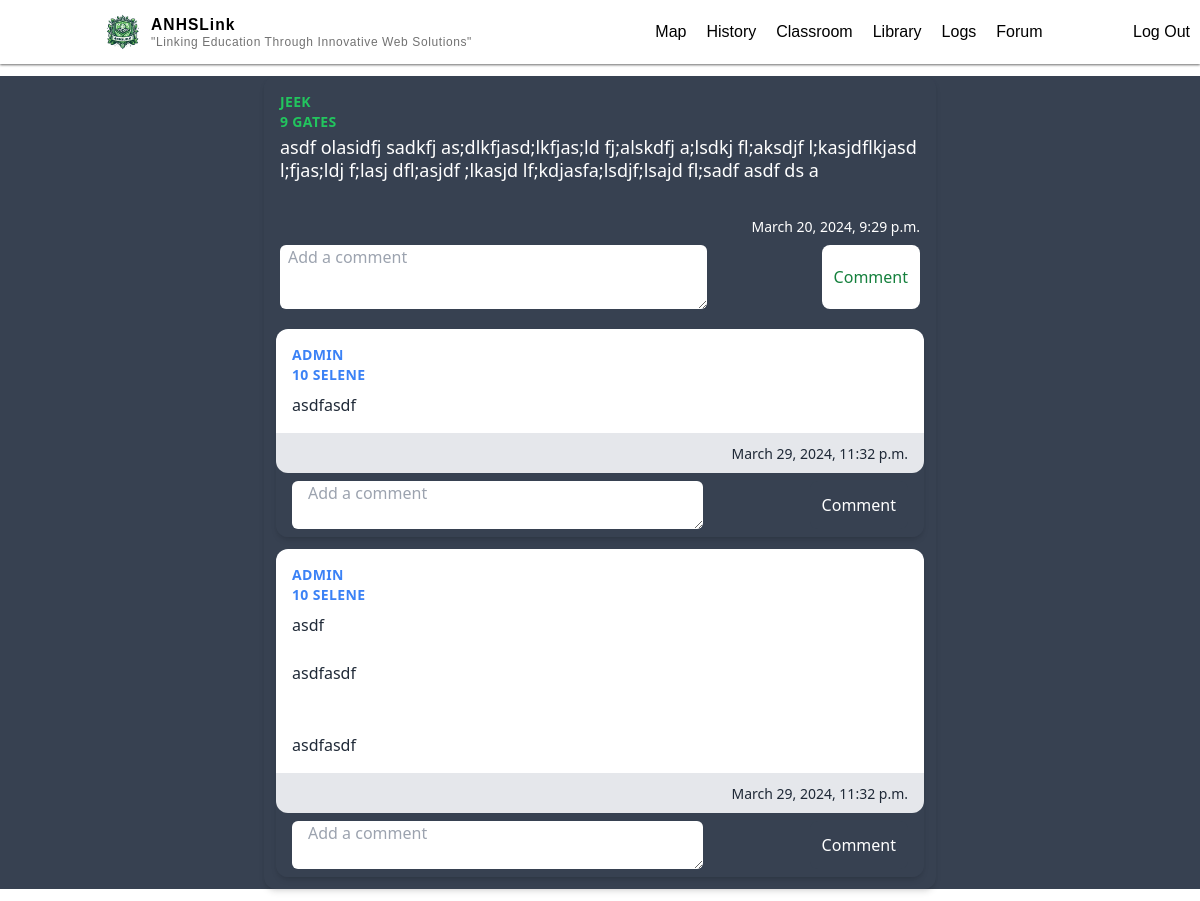
The page /forum/62/ (signed in) on the database its author committed.
### main/models.py (models this page shows, shortened)
class Forum (models.Model):
    author = models.ForeignKey(Profile, on_delete=models.CASCADE, related_name="author")
    title = models.CharField(max_length=200, default="")
    description = models.CharField(max_length=400, default="",blank=True)
    uploaded_at = models.DateTimeField(auto_now_add=True)
    likes = models.ManyToManyField(User, related_name ='liked_comments')
    dislikes = models.ManyToManyField(User,related_name ='disliked_comments')

class Comment(models.Model):
    forum = models.ForeignKey(Forum, on_delete=models.CASCADE, null=True, blank=True, default="", related_name='comments')
    parent = models.ForeignKey("self", on_delete=models.CASCADE, null= True, blank=True, related_name ="replies")
    author = models.ForeignKey(Profile, on_delete=models.CASCADE, default="")
    text = models.CharField(max_length=400)
    uploaded_at = models.DateTimeField(auto_now_add=True)

### authentication/models.py (models this page shows, shortened)
class Profile(models.Model):
    user = models.OneToOneField(User, on_delete=models.CASCADE, related_name="profile")
    grade = models.IntegerField(null=True)
    section = models.CharField(default='Selene', max_length=20)
    email = models.EmailField(default="haha@gmail.com")

### main/views.py (the view)
# urls.py: path("forum/<int:id>/", views.forum_comment, name="forum_comment"),
@login_required(login_url="/login")
def forum_comment(request, id):
    forums = Forum.objects.filter(id=id)
    return render(request,"main/forum_about.html",{"forums":forums})

### main/templates/main/forum_about.html (shortened to what this page needs)
{% extends "main/base.html" %} {% load static %} {% block body %}
{% for forum in forums%}
<div class="bg-gray-700 min-h-screen h-auto">
  <div
    class="max-w-md mx-auto bg-gray-700 rounded-xl shadow-md overflow-hidden md:max-w-2xl m-3"
  >
    <div class="md:flex">
      <div class="p-4 bg-gray-700 text-white w-full">
        <div
          class="uppercase tracking-wide text-sm font-semibold author text-green-500"
        >
          {{forum.author.user.username}}
        </div>
        <div
          class="uppercase tracking-wide text-sm font-semibold author text-green-500"
        >
          {{ forum.author.grade}} {{ forum.author.section }}
        </div>
        <a
          href="#"
          class="block mt-1 mb-5 text-lg leading-tight font-medium text-white hover:underline"
          >{{forum.title}}</a
        >
      </div>
    </div>
    <div class="px-4 flex justify-between rounded-b-xl">
      <span class="text-sm text-gray-600 flex items-center text-white"
        >{{forum.uploaded_at}}</span
      >
    </div>
    <div>
      <form
        method="POST"
        class="form px-4 py-2 bg-gray-700 flex justify-between"
        action="{% url 'comment'  %}"
      >
        <textarea
          required
          name="text"
          type="text"
          placeholder="Add a comment"
          class="rounded-md px-2 text-left w-2/3 h-16"
          maxlength="400"
        ></textarea>
        <button
          type="submit"
          class="text-green-700 bg-white px-3 rounded-lg submitBTN"
        >
          Comment
        </button>
      </form>
    </div>
    {% for comment in forum.comments.all %}
    <div
      class="bg-gray-700 rounded-xl shadow-md overflow-hidden md:max-w-2xl m-3"
    >
      <div class="">
        <div class="">
          <div class="flex bg-white">
            <div class="p-4">
              <div
                class="uppercase tracking-wide text-sm text-blue-500 font-semibold author"
              >
                {{comment.author.user.username}}
              </div>
              <div
                class="uppercase tracking-wide text-sm text-blue-500 font-semibold author"
              >
                {{comment.author.grade}} {{comment.author.section}}
              </div>
              <div class="mt-2 text-gray-800 size-fit">
                {{comment.text|linebreaksbr}}
              </div>
            </div>
          </div>
          <div class="px-4 py-2 bg-gray-200 text-right rounded-b-xl">
            <span class="text-sm text-gray-800">{{comment.uploaded_at}}</span>
          </div>
        </div>
        <div>
          <form
            method="POST"
            class="form px-4 py-2 bg-gray-700 flex justify-between"
            action="{% url 'reply'  %}"
          >
            <textarea
              required
              name="text"
              type="text"
              placeholder="Add a comment"
              class="w-2/3 rounded-md px-4 text-left"
              maxlength="400"
            ></textarea>
            <button
              type="submit"
              class="text-white bg-gray-700 px-3 rounded-lg submitBTN"
            >
              Comment
            </button>
          </form>
        </div>
      </div>
    </div>
    {%empty%}
    <p class="m-3 text-center text-gray-500">No comments</p>
    {% endfor%}
  </div>
  {% endfor %}
  {% endblock %}

### authentication/static/css/main.css (style rules this page uses)
html, :host { line-height: 1.5; -webkit-text-size-adjust: 100%; -moz-tab-size: 4; -o-tab-size: 4; tab-size: 4; font-family: ui-sans-serif, system-ui, sans-serif, "Apple Color Emoji", "Segoe UI Emoji", "Segoe UI Symbol", "Noto Color Emoji"; font-feature-settings: normal; font-variation-settings: normal; -webkit-tap-highlight-color: transparent; }
body { margin: 0; line-height: inherit; }
a { color: inherit; text-decoration: inherit; }
button, input, optgroup, select, textarea { font-family: inherit; font-feature-settings: inherit; font-variation-settings: inherit; font-size: 100%; font-weight: inherit; line-height: inherit; color: inherit; margin: 0; padding: 0; }
button, select { text-transform: none; }
button, [type='button'], [type='reset'], [type='submit'] { -webkit-appearance: button; background-color: transparent; background-image: none; }
textarea { resize: vertical; }
input::placeholder, textarea::placeholder { opacity: 1; color: #9ca3af; }
button, [role="button"] { cursor: pointer; }
.m-3 { margin: 0.75rem; }
.mx-auto { margin-left: auto; margin-right: auto; }
.mb-5 { margin-bottom: 1.25rem; }
.mt-1 { margin-top: 0.25rem; }
.mt-2 { margin-top: 0.5rem; }
.block { display: block; }
.flex { display: flex; }
.size-fit { width: -moz-fit-content; width: fit-content; height: -moz-fit-content; height: fit-content; }
.h-16 { height: 4rem; }
.h-auto { height: auto; }
.min-h-screen { min-height: 100vh; }
.w-2\/3 { width: 66.666667%; }
.w-full { width: 100%; }
.max-w-md { max-width: 28rem; }
.items-center { align-items: center; }
.justify-between { justify-content: space-between; }
.overflow-hidden { overflow: hidden; }
.rounded-lg { border-radius: 0.5rem; }
.rounded-md { border-radius: 0.375rem; }
.rounded-xl { border-radius: 0.75rem; }
.rounded-b-xl { border-bottom-right-radius: 0.75rem; border-bottom-left-radius: 0.75rem; }
.bg-gray-200 { --tw-bg-opacity: 1; background-color: rgb(229 231 235 / var(--tw-bg-opacity)); }
.bg-gray-700 { --tw-bg-opacity: 1; background-color: rgb(55 65 81 / var(--tw-bg-opacity)); }
.bg-white { --tw-bg-opacity: 1; background-color: rgb(255 255 255 / var(--tw-bg-opacity)); }
.p-4 { padding: 1rem; }
.px-2 { padding-left: 0.5rem; padding-right: 0.5rem; }
.px-3 { padding-left: 0.75rem; padding-right: 0.75rem; }
.px-4 { padding-left: 1rem; padding-right: 1rem; }
.py-2 { padding-top: 0.5rem; padding-bottom: 0.5rem; }
.text-left { text-align: left; }
.text-right { text-align: right; }
.text-lg { font-size: 1.125rem; line-height: 1.75rem; }
.text-sm { font-size: 0.875rem; line-height: 1.25rem; }
.font-medium { font-weight: 500; }
.font-semibold { font-weight: 600; }
.uppercase { text-transform: uppercase; }
.leading-tight { line-height: 1.25; }
.tracking-wide { letter-spacing: 0.025em; }
.text-blue-500 { --tw-text-opacity: 1; color: rgb(59 130 246 / var(--tw-text-opacity)); }
.text-gray-600 { --tw-text-opacity: 1; color: rgb(75 85 99 / var(--tw-text-opacity)); }
.text-gray-800 { --tw-text-opacity: 1; color: rgb(31 41 55 / var(--tw-text-opacity)); }
.text-green-500 { --tw-text-opacity: 1; color: rgb(34 197 94 / var(--tw-text-opacity)); }
.text-green-700 { --tw-text-opacity: 1; color: rgb(21 128 61 / var(--tw-text-opacity)); }
.text-white { --tw-text-opacity: 1; color: rgb(255 255 255 / var(--tw-text-opacity)); }
.shadow-md { --tw-shadow: 0 4px 6px -1px rgb(0 0 0 / 0.1), 0 2px 4px -2px rgb(0 0 0 / 0.1); --tw-shadow-colored: 0 4px 6px -1px var(--tw-shadow-color), 0 2px 4px -2px var(--tw-shadow-color); box-shadow: var(--tw-ring-offset-shadow, 0 0 #0000), var(--tw-ring-shadow, 0 0 #0000), var(--tw-shadow); }
@media (min-width: 768px) { .md\:flex { display: flex; } }
@media (min-width: 768px) { .md\:max-w-2xl { max-width: 42rem; } }

### authentication/static/styles/styles.css (style rules this page uses)
body { margin: 0; padding: 0; }
a { text-decoration: none; }

### rows shown on the page
Forum: author.user.username "JEEK", author.grade "9", author.section "GATES", title "asdf olasidfj sadkfj as;dlkfjasd;lkfjas;ld fj;alskdfj a;lsdkj fl;aksdjf l;kasjdflkjasd l;fjas;ldj f;lasj dfl;asjdf ;lkasjd lf;kdjasfa;lsdjf;lsajd fl;sadf asdf ds a", uploaded_at "March 20, 2024, 9:29 p.m."
Comment: author.user.username "ADMIN", author.grade "10", author.section "SELENE", text "asdfasdf", uploaded_at "March 29, 2024, 11:32 p.m."
Comment: author.user.username "ADMIN", author.grade "10", author.section "SELENE", text "asdf asdfasdf asdfasdf", uploaded_at "March 29, 2024, 11:32 p.m."
